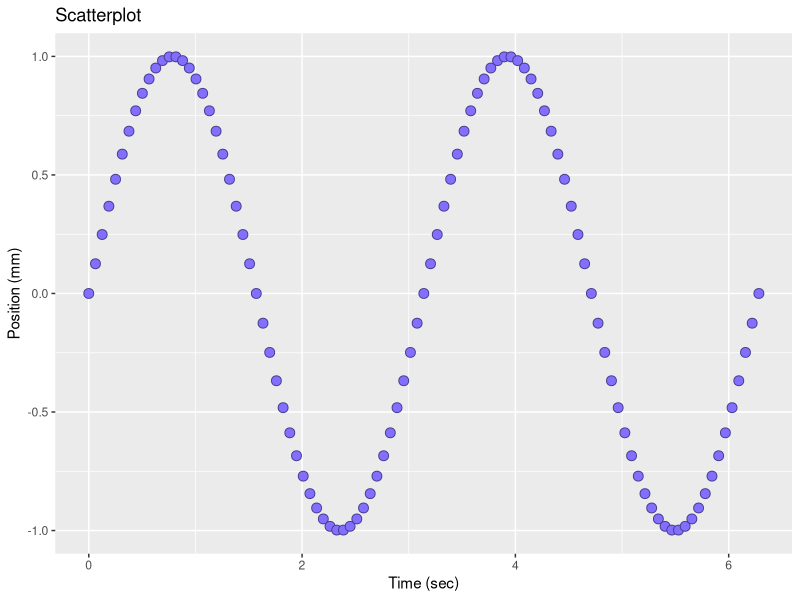
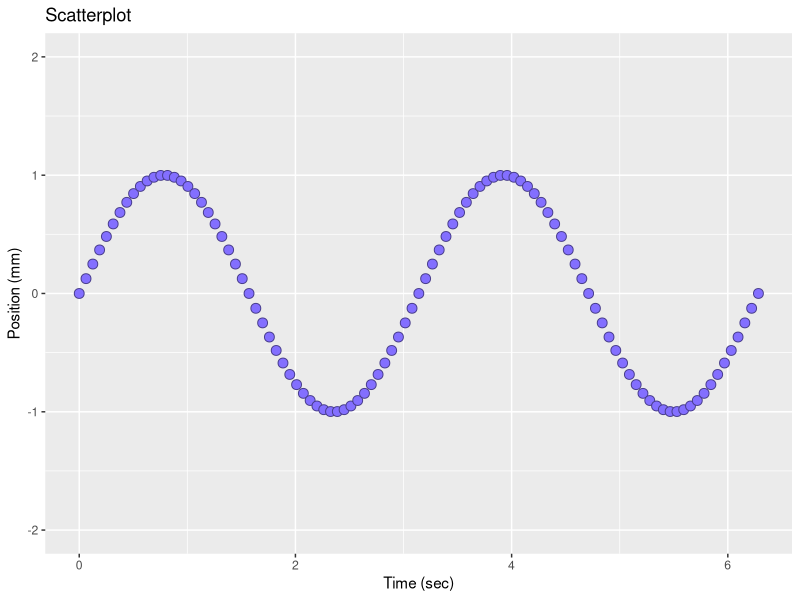

R code for these plots, in order:
## ---- chunk 1
library(knitr)
opts_knit$set(root.dir = "../")
opts_chunk$set(echo = TRUE, message = FALSE, collapse = TRUE, warning = FALSE, cache = TRUE, cache.path = "tut-03-cache/07-", fig.path = "tut-03-images/07-")
## ---- chunk 2
library(ggplot2)

time_sec  <- seq(0, 2*pi, by = pi/50) # sec
freq      <- 2                        # r/s
displ_mm  <- sin(freq * time_sec)     # mm
vibr_data <- data.frame(time_sec, displ_mm)

f1 <- ggplot(data = vibr_data, aes(x = time_sec, y = displ_mm)) +
	geom_point(shape = 21
		, color = "slateblue4"
		, fill  = "slateblue1"
		, size  = 3
		) +
	xlab("Time (sec)") + 
	ylab("Position (mm)") +
	ggtitle("Scatterplot")

## ---- chunk 3
print(f1)
## ---- chunk 4
f1 <- f1 +
	scale_y_continuous(limits = c(-2, 2), breaks = seq(-2, 2, 1))

print(f1)
